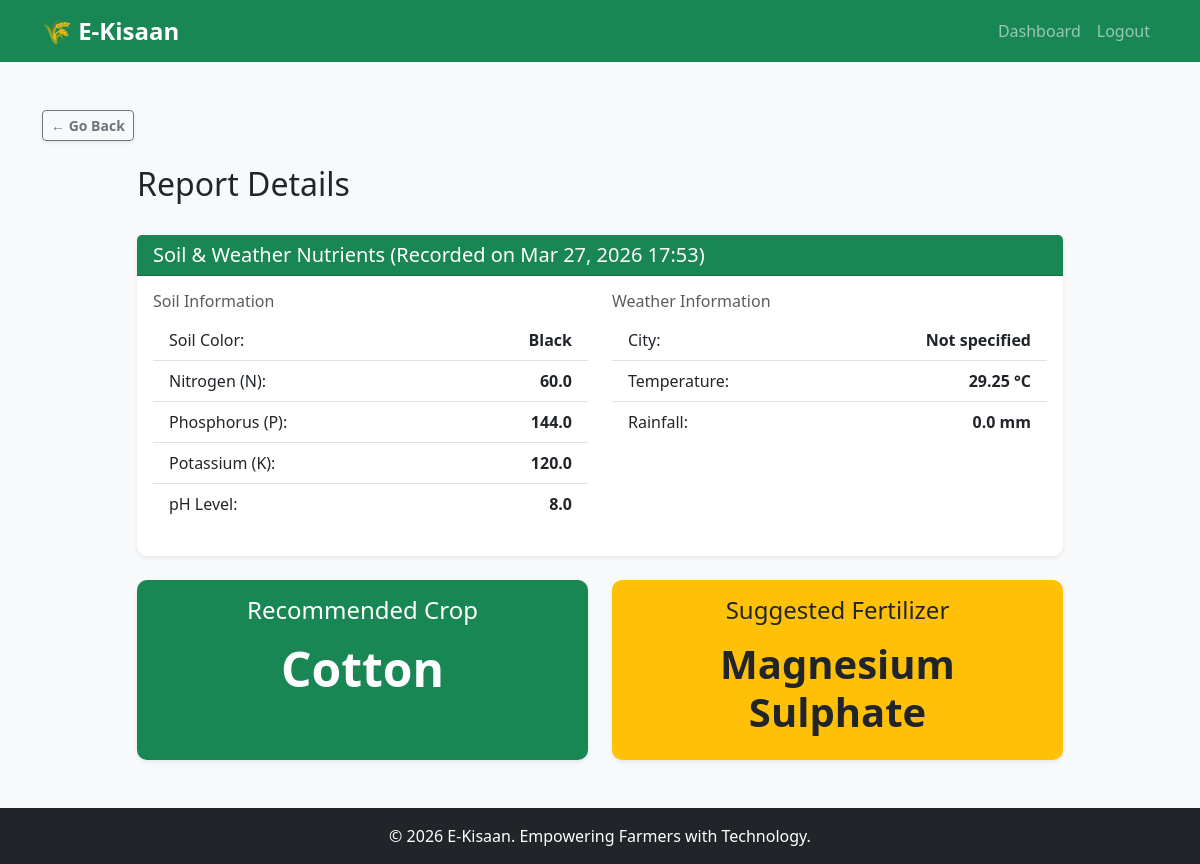
/report/1/ (signed in), run on the app's committed database.
### analysis/models.py (models this page shows, shortened)
class SoilReport(models.Model):
    user = models.ForeignKey(User, on_delete=models.CASCADE)
    soil_color = models.CharField(max_length=50) # e.g., Black, Red
    nitrogen = models.FloatField()
    phosphorus = models.FloatField()
    potassium = models.FloatField()
    ph = models.FloatField()
    rainfall = models.FloatField()
    temperature = models.FloatField()
    predicted_crop = models.CharField(max_length=100)
    predicted_fertilizer = models.CharField(max_length=100, blank=True, null=True)
    city = models.CharField(max_length=100, blank=True, null=True)
    is_edited = models.BooleanField(default=False)
    created_at = models.DateTimeField(auto_now_add=True)

### analysis/views.py (the view)
# urls.py: path('report/<int:report_id>/', views.report_detail_view, name='report_detail'),
@login_required(login_url='login')
def report_detail_view(request, report_id):
    from django.shortcuts import get_object_or_404
    report = get_object_or_404(SoilReport, id=report_id, user=request.user)
    context = {
        'report': report,
        'fertilizer': report.predicted_fertilizer,
        'city': 'Not Specified',  # We did not save city in the model previously, but we have weather data
    }
    return render(request, 'analysis/report_detail.html', context)

### templates/analysis/report_detail.html (shortened to what this page needs)
{% extends 'base.html' %}
{% block content %}
<div class="row justify-content-center">
    <div class="col-md-10">
        <div class="d-flex justify-content-between align-items-center mb-4">
            <h2>Report Details</h2>
        </div>
        <div class="card shadow-sm mb-4">
            <div class="card-header bg-success text-white">
                <h5 class="mb-0">Soil & Weather Nutrients (Recorded on {{ report.created_at|date:"M d, Y H:i" }})</h5>
            </div>
            <div class="card-body">
                <div class="row">
                    <div class="col-md-6">
                        <h6 class="text-muted">Soil Information</h6>
                        <ul class="list-group list-group-flush mb-3">
                            <li class="list-group-item d-flex justify-content-between">
                                <span>Soil Color:</span> <strong>{{ report.soil_color|title }}</strong>
                            </li>
                            <li class="list-group-item d-flex justify-content-between">
                                <span>Nitrogen (N):</span> <strong>{{ report.nitrogen }}</strong>
                            </li>
                            <li class="list-group-item d-flex justify-content-between">
                                <span>Phosphorus (P):</span> <strong>{{ report.phosphorus }}</strong>
                            </li>
                            <li class="list-group-item d-flex justify-content-between">
                                <span>Potassium (K):</span> <strong>{{ report.potassium }}</strong>
                            </li>
                            <li class="list-group-item d-flex justify-content-between">
                                <span>pH Level:</span> <strong>{{ report.ph }}</strong>
                            </li>
                        </ul>
                    </div>
                    <div class="col-md-6">
                        <h6 class="text-muted">Weather Information</h6>
                        <ul class="list-group list-group-flush mb-3">
                            <li class="list-group-item d-flex justify-content-between">
                                <span>City:</span> <strong>{{ report.city|default:"Not specified" }}</strong>
                            </li>
                            <li class="list-group-item d-flex justify-content-between">
                                <span>Temperature:</span> <strong>{{ report.temperature }} °C</strong>
                            </li>
                            <li class="list-group-item d-flex justify-content-between">
                                <span>Rainfall:</span> <strong>{{ report.rainfall }} mm</strong>
                            </li>
                        </ul>
                    </div>
                </div>
            </div>
        </div>
        <div class="row">
            <div class="col-md-6">
                <div class="card bg-success text-white h-100 shadow-sm">
                    <div class="card-body text-center">
                        <h4 class="card-title">Recommended Crop</h4>
                        <h1 class="display-5 fw-bold mt-3">{{ report.predicted_crop }}</h1>
                    </div>
                </div>
            </div>
            <div class="col-md-6">
                <div class="card bg-warning text-dark h-100 shadow-sm">
                    <div class="card-body text-center">
                        <h4 class="card-title">Suggested Fertilizer</h4>
                        <h1 class="display-6 fw-bold mt-3">{{ fertilizer|default:"Not available" }}</h1>
                    </div>
                </div>
            </div>
        </div>
    </div>
</div>
{% endblock %}

### static/css/style.css (style rules this page uses)
:root { --primary-green: #28a745; --dark-green: #1e7e34; --light-bg: #f8f9fa; }
body { font-family: 'Segoe UI', Tahoma, Geneva, Verdana, sans-serif; background-color: var(--light-bg); }
.card { border: none; border-radius: 10px; }

### data on the page
SoilReport: created_at "Mar 27, 2026 17:53", soil_color "Black", nitrogen "60.0", phosphorus "144.0", potassium "120.0", ph "8.0", city "Not specified", temperature "29.25", rainfall "0.0", predicted_crop "Cotton", predicted_fertilizer "Magnesium Sulphate"
